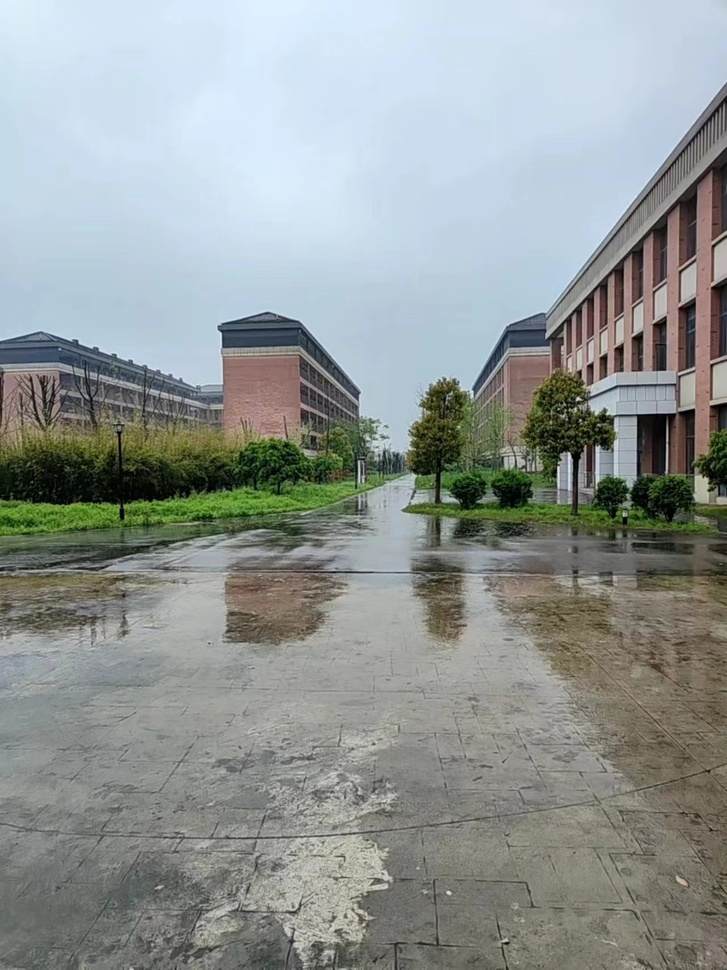
#> input picture 计算机视觉实践-练习1/img/example1/2.jpg, 727 x 970 px, shrunk from 1279 x 1706 before the run
$ jupyter execute imgStitch.ipynb
#> lines starting #> are read from the running program, lines starting #| are printed output that depends on the picture; after the words box and inside, x2 and y2 are one past the last pixel; in counts of white or black regions, pixels touching at a corner belong together
# <center>基于SIFT的图像拼接</center>

## 1、检测关键点和计算关键点描述

[cell 1]
import  numpy as np
import cv2
import matplotlib.pyplot as plt

def detectAndDescribe(image):
    # 转换为灰度图
    gray = cv2.cvtColor(image, cv2.COLOR_BGR2GRAY)
    # 建立SIFT生成器
    descriptor = cv2.SIFT_create()
    # 检测特征点并计算描述子
    kps, features = descriptor.detectAndCompute(gray, None)
    kps = np.float32([kp.pt for kp in kps])
    return kps, features

[cell 2]
# 读取图片
imageB = cv2.imread("./img/example1/2.jpg")
#> imageB is the input picture: shape (970, 727, 3); mean B, G, R 149.8, 151.4, 145.3
imageA = cv2.imread("./img/example1/1.jpg")
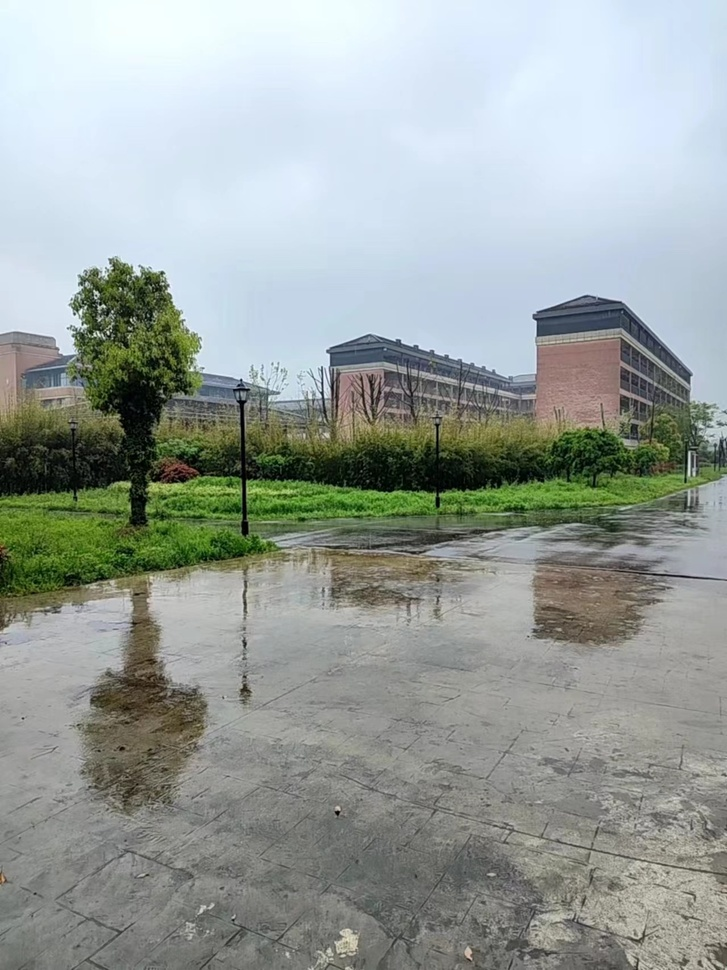
#> input picture 计算机视觉实践-练习1/img/example1/1.jpg, 727 x 970 px, shrunk from 1279 x 1706 before the run
#> imageA is the input picture: shape (970, 727, 3); mean B, G, R 156.7, 160.5, 152.7
# 检测关键点和计算关键点描述
kpsA, featureA = detectAndDescribe(imageA)
#> in detectAndDescribe, `gray = cv2.cvtColor(image, cv2.COLOR_BGR2GRAY)`:
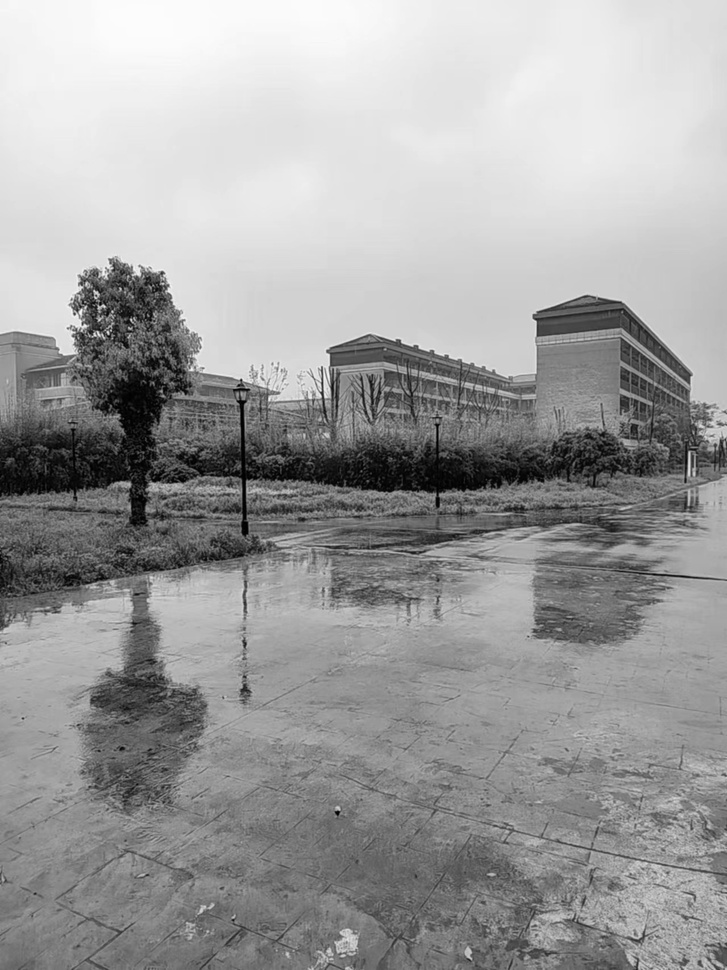
#> gray: shape (970, 727); min 0, max 252, mean 157.8
#> in detectAndDescribe, `kps, features = descriptor.detectAndCompute(gray, None)`: kps = 4788 keypoints; strongest (x, y, size): (108, 333, 2), (322, 393, 2.6), (337, 813, 2.9), (103, 306, 2.4)
#> in detectAndDescribe, `kps = np.float32([kp.pt for kp in kps])`: kps = 4788 pairs, first value 2.55 to 724.1, second value 259.4 to 967.2
#> kpsA has the same summary as kps in detectAndDescribe
kpsB, featureB = detectAndDescribe(imageB)
#> in detectAndDescribe (call 2), `gray = cv2.cvtColor(image, cv2.COLOR_BGR2GRAY)`:
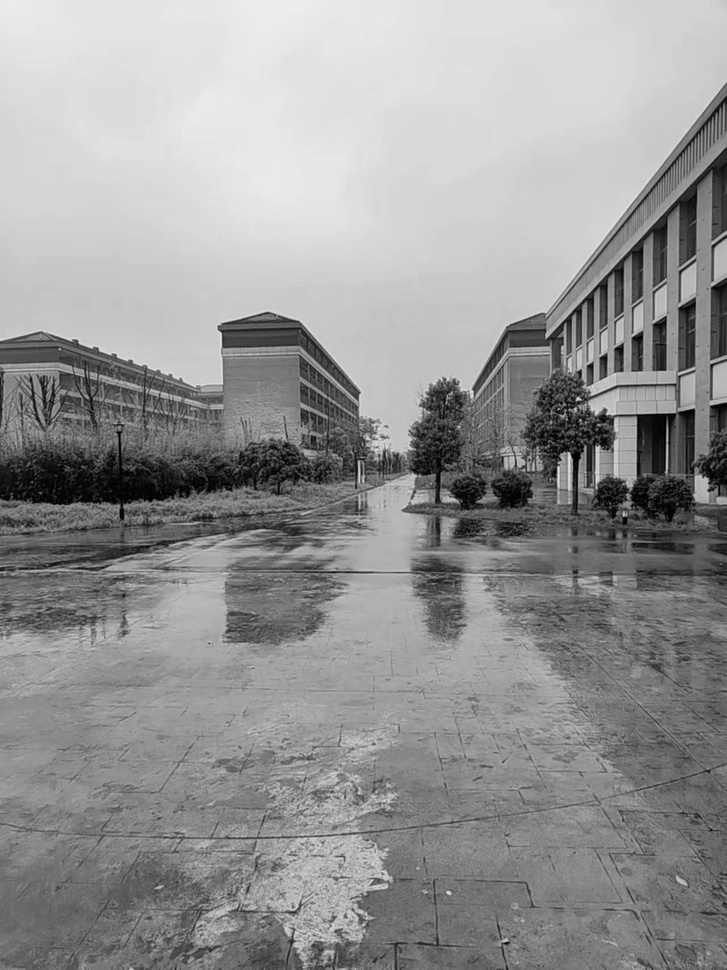
#> gray: shape (970, 727); min 0, max 238, mean 149.4
#> in detectAndDescribe (call 2), `kps, features = descriptor.detectAndCompute(gray, None)`: kps = 4478 keypoints; strongest (x, y, size): (578, 399, 2.9), (604, 359, 5.5), (619, 350, 6.4), (667, 445, 2)
#> in detectAndDescribe (call 2), `kps = np.float32([kp.pt for kp in kps])`: kps = 4478 pairs, first value 2.34 to 724, second value 104.9 to 966.9
#> kpsB has the same summary as kps in detectAndDescribe

## 2、匹配两张图片的特征点

[cell 3]
def matchKeypoints(kpsA, kpsB, featureA, featureB, ratio, reprojThresh):
        # 建立暴力匹配器
        matcher = cv2.BFMatcher()

        # 使用KNN检测来自AB图的SIFT特征匹配
        rawMatches = matcher.knnMatch(featureA, featureB, 2)

        # 过滤
        matches = []
        for m in rawMatches:
            if len(m) == 2 and m[0].distance < m[1].distance * ratio:
                matches.append((m[0].trainIdx, m[0].queryIdx))

        if len(matches) > 4:
            # 获取匹配对的点坐标
            ptsA = np.float32([kpsA[i] for (_, i) in matches])
            ptsB = np.float32([kpsB[i] for (i, _) in matches])

            # 计算H矩阵
            H, status = cv2.findHomography(ptsB, ptsA, cv2.RANSAC, reprojThresh)

            return matches, H, status

# 绘制匹配结果
def drawMatches(imageA, imageB, kpsA, kpsB, matches, status):
    # 初始化可视化图片，将A、B图左右连接到一起
    hA, wA = imageA.shape[:2]
    hB, wB = imageB.shape[:2]
    vis = np.zeros((max(hA, hB), wA + wB, 3), dtype="uint8")
    vis[0:hA, 0:wA] = imageA
    vis[0:hB, wA:(wA+wB)] = imageB

    # 联合遍历，画出匹配对
    for ((trainIdx, queryIdx), s) in zip(matches, status):
        # 当点对匹配成功时，画到可视化图上
        if s == 1:
            # 画出匹配对
            ptA = (int(kpsA[queryIdx][0]), int(kpsA[queryIdx][1]))
            ptB = (int(kpsB[trainIdx][0]) + wA, int(kpsB[trainIdx][1]))
            cv2.line(vis, ptA, ptB, (0, 255, 0), 1)

    # 返回可视化结果
    return vis

[cell 4]
# 匹配两张图片的特征点
M = matchKeypoints(kpsA, kpsB, featureA, featureB, ratio = 0.75, reprojThresh = 4.0)
#> in matchKeypoints, `rawMatches = matcher.knnMatch(featureA, featureB, 2)`: rawMatches = 4788 matches
#> after the loop in matchKeypoints, `for m in rawMatches:`: matches = 687 pairs, first value 24 to 4341, second value 85 to 4778
#> in matchKeypoints, `ptsA = np.float32([kpsA[i] for (_, i) in matches])`: ptsA = 687 pairs, first value 27.73 to 721, second value 297.4 to 964.1
#> in matchKeypoints, `ptsB = np.float32([kpsB[i] for (i, _) in matches])`: ptsB = 687 pairs, first value 8.39 to 707.1, second value 314.9 to 960.6
#> in matchKeypoints, `H, status = cv2.findHomography(ptsB, ptsA, cv2.RANSAC, reprojThresh)`: H = [[0.606, 0.0375, 310.7], [-0.25, 0.884, 40.09], [-0.000559, -1.55e-05, 1]]; status = 687 values, max 1 at index 12, min 0 at index 0, mean 0.766
# 没有匹配点，退出
if not M:
    print('没有匹配点')
else:
    matches, H, status = M
    # 生成匹配图片
    matches = drawMatches(imageA, imageB, kpsA, kpsB, matches, status)
#> in drawMatches, `vis[0:hA, 0:wA] = imageA`:
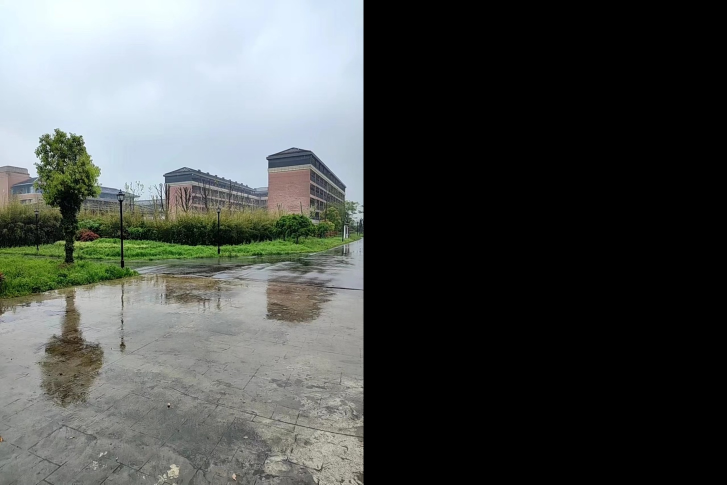
#> vis: shape (970, 1454, 3) (shown at 1/2 size); mean B, G, R 78.3, 80.3, 76.4
#> in drawMatches, `vis[0:hB, wA:(wA+wB)] = imageB`:
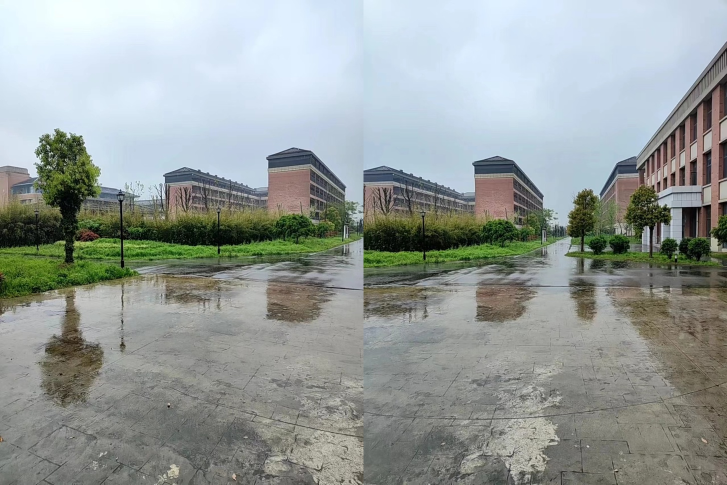
#> vis: shape (970, 1454, 3) (shown at 1/2 size); mean B, G, R 153.3, 156, 149
#> the loop in drawMatches, `for ((trainIdx, queryIdx), s) in zip(matches, status):` made 687 passes
#> (trainIdx, queryIdx, s, ptA, ptB) on passes 13 to 24: (34, 2265, [1], (345, 488), (738, 502)), (30, 2266, [1], (345, 501), (738, 516)), (37, 2267, [1], (345, 509), (739, 525)), (45, 2281, [1], (348, 484), (742, 497)), (48, 2290, [1], (348, 512), (743, 529)), (49, 2291, [1], (348, 512), (743, 529)), (51, 2296, [1], (348, 471), (743, 482)), (52, 2297, [1], (348, 471), (743, 482)), (55, 2303, [1], (349, 474), (744, 485)), (56, 2310, [1], (350, 506), (744, 522)), (57, 2311, [1], (350, 506), (744, 522)), (73, 2315, [1], (351, 485), (747, 498))
#> (ptA, ptB) on passes 61, 62, 64, 68, 72, 73: ((385, 538), (786, 556)), ((385, 571), (785, 592)), ((386, 533), (790, 550)), ((388, 527), (790, 543)), ((390, 459), (794, 468)), ((390, 796), (777, 833))
#> after the loop in drawMatches, `for ((trainIdx, queryIdx), s) in zip(matches, status):`:
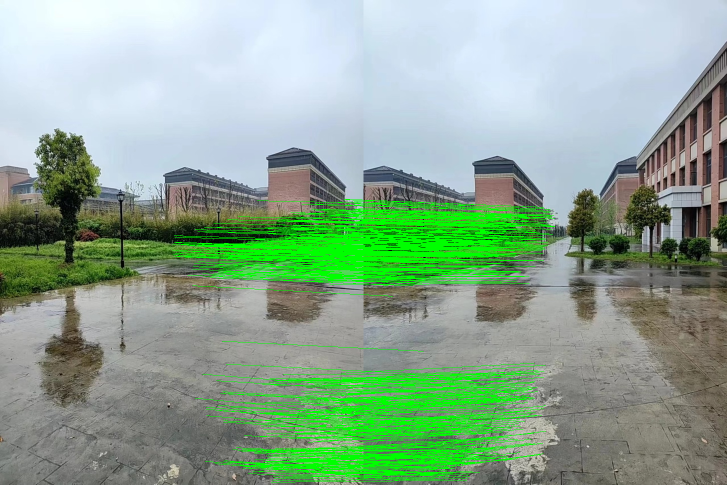
#> vis: shape (970, 1454, 3) (shown at 1/2 size); 8.53% of pixels changed, all inside (x1, y1, x2, y2) = (345, 398, 1111, 965)
    vis = cv2.cvtColor(matches, cv2.COLOR_BGR2RGB)
    plt.title("matchKeypoints")
    plt.imshow(vis), plt.show()

## 3、对右图进行透视变换并拼接左图

[cell 5]
# 将图片B进行透视变换 中间结果
result = cv2.warpPerspective(imageB, H, (imageA.shape[1] + imageB.shape[1], imageA.shape[0]))
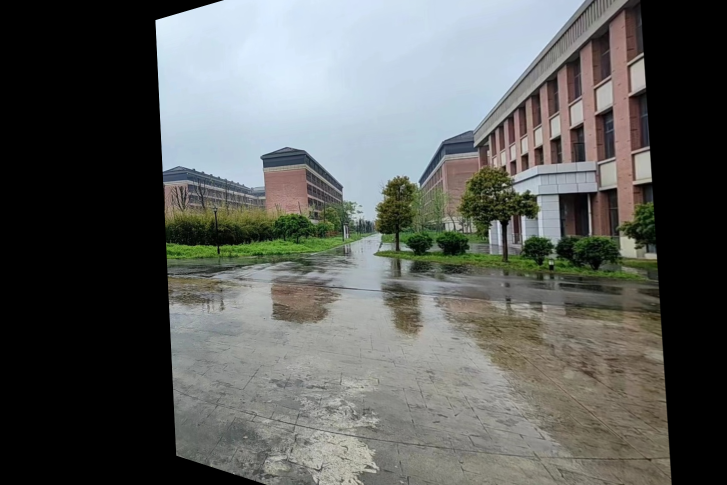
#> result: shape (970, 1454, 3) (shown at 1/2 size); mean B, G, R 92.3, 94.7, 92.2
perspective = cv2.cvtColor(result, cv2.COLOR_BGR2RGB)
plt.title("Perspective")
plt.imshow(perspective), plt.show()

# 将图片A传入
result[0:imageA.shape[0], 0:imageA.shape[1]] = imageA
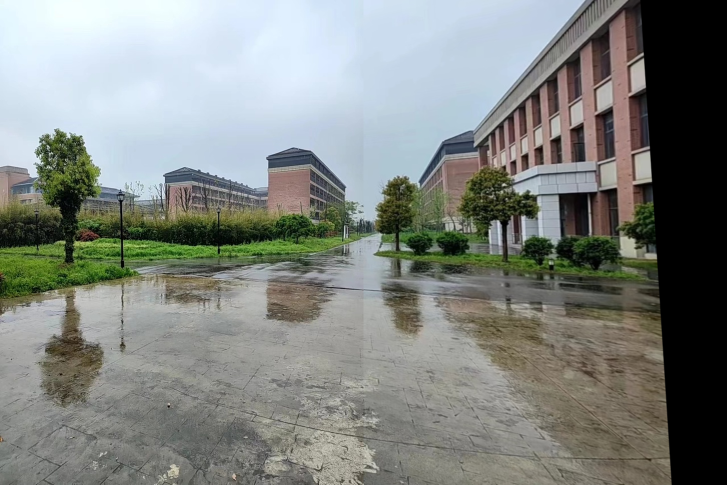
#> result: shape (970, 1454, 3) (shown at 1/2 size); mean B, G, R 128.1, 132.3, 128.2
direct = cv2.cvtColor(result, cv2.COLOR_BGR2RGB)
plt.title("Direct-Stitch")
plt.imshow(direct), plt.show()

## 4、混合渐变拼缝

[cell 6]
# 计算混合渐变
mask = np.zeros((imageA.shape[0], imageA.shape[1]), dtype=np.uint8)
mask[:, imageA.shape[1] - 40:] = 255
blend = cv2.seamlessClone(imageA, result, mask, (imageA.shape[1], imageA.shape[0] // 2), cv2.NORMAL_CLONE)
blend_stitch = cv2.cvtColor(blend, cv2.COLOR_BGR2RGB)
plt.title("Blend-Stitch")
plt.imshow(blend_stitch), plt.show()

## 5、完整拼接函数与结果展示

[cell 7]
# 拼接函数
def stitch(images, ratio = 0.75, reprojThresh = 4.0):
    # 读取图像
    imageB, imageA = images
    # 计算特征点和特征向量
    kpsA, featureA = detectAndDescribe(imageA)
    kpsB, featureB = detectAndDescribe(imageB)

    # 匹配两张图片的特征点
    M = matchKeypoints(kpsA, kpsB, featureA, featureB, ratio, reprojThresh)

    # 没有匹配点，退出
    if not M:
        return None

    matches, H, status = M

    # 生成匹配图片
    matches = drawMatches(imageA, imageB, kpsA, kpsB, matches, status)


    # 将图片B进行透视变换 中间结果
    result = cv2.warpPerspective(imageB, H, (imageA.shape[1] + imageB.shape[1], imageA.shape[0]))
#     perspective = cv2.cvtColor(result, cv2.COLOR_BGR2RGB)
#     plt.title("Perspective")
#     plt.imshow(perspective), plt.show()

    # 将图片A传入
    result[0:imageA.shape[0], 0:imageA.shape[1]] = imageA
#     direct = cv2.cvtColor(result, cv2.COLOR_BGR2RGB)
#     plt.title("Direct-Stitch")
#     plt.imshow(direct), plt.show()

    # 计算混合渐变
    mask = np.zeros((imageA.shape[0], imageA.shape[1]), dtype=np.uint8)
    mask[:, imageA.shape[1] - 40:] = 255
    blend = cv2.seamlessClone(imageA, result, mask, (imageA.shape[1], imageA.shape[0] // 2), cv2.NORMAL_CLONE)

#     blend_stitch = cv2.cvtColor(blend, cv2.COLOR_BGR2RGB)
#     plt.title("Blend-Stitch")
#     plt.imshow(blend_stitch), plt.show()

    # 返回匹配结果
    return matches, result, blend

[cell 8]
imageB = cv2.imread("./img/example1/2.jpg")
imageA = cv2.imread("./img/example1/1.jpg")

matches, result, blend = stitch([imageB, imageA])
#> in detectAndDescribe (call 3), `kps, features = descriptor.detectAndCompute(gray, None)`: kps = 4788 keypoints; strongest (x, y, size): (108, 333, 2), (322, 393, 2.6), (337, 813, 2.9), (103, 306, 2.4)
#> in stitch, `kpsA, featureA = detectAndDescribe(imageA)`: kpsA = 4788 pairs, first value 2.55 to 724.1, second value 259.4 to 967.2
#> in detectAndDescribe (call 4), `kps, features = descriptor.detectAndCompute(gray, None)`: kps = 4478 keypoints; strongest (x, y, size): (578, 399, 2.9), (604, 359, 5.5), (619, 350, 6.4), (667, 445, 2)
#> in stitch, `kpsB, featureB = detectAndDescribe(imageB)`: kpsB = 4478 pairs, first value 2.34 to 724, second value 104.9 to 966.9
#> the loop in drawMatches (call 2), `for ((trainIdx, queryIdx), s) in zip(matches, status):` made 687 passes
#> (ptA, ptB) on passes 61, 62, 64, 68, 72, 73, 75, 76, 79, 81, 84, 86: ((385, 538), (786, 556)), ((385, 571), (785, 592)), ((386, 533), (790, 550)), ((388, 527), (790, 543)), ((390, 459), (794, 468)), ((390, 796), (777, 833)), ((393, 507), (798, 521)), ((394, 492), (799, 505)), ((395, 462), (800, 472)), ((397, 523), (804, 538)), ((401, 532), (808, 548)), ((402, 509), (808, 523))

vis = cv2.cvtColor(matches, cv2.COLOR_BGR2RGB)
plt.title("matchKeypoints")
plt.imshow(vis), plt.show()
cv2.imwrite('matches.png', matches)

direct = cv2.cvtColor(result, cv2.COLOR_BGR2RGB)
plt.title("Direct-Stitch")
plt.imshow(direct), plt.show()
cv2.imwrite('direct.png',  result)

blend_stitch = cv2.cvtColor(blend, cv2.COLOR_BGR2RGB)
plt.title("Blend-Stitch")
plt.imshow(blend_stitch), plt.show()
cv2.imwrite('blend.png', blend)
#> Out = True
